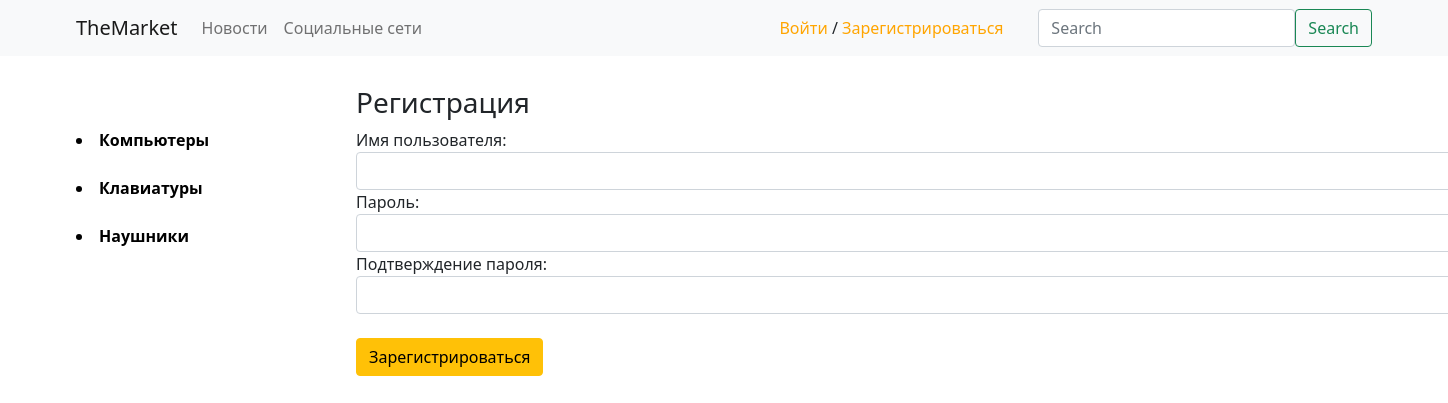
Page /accounts/register/ on the committed database.
### main/models.py (models this page shows, shortened)
class Category(models.Model):
    name = models.CharField(max_length=255, verbose_name='Категория')
    slug = models.SlugField(max_length=255, unique=True, db_index=True, verbose_name='URL')
    class Meta:
        verbose_name = ("Category")
        verbose_name_plural = ("Categories")
    def get_absolute_url(self):
        return reverse("category_detail", kwargs={"slug": self.slug})

### accs/views.py (the view, shortened to what this page needs)
# urls.py: path('', RegisterView.as_view(), name='register')
class RegisterView(CreateView):
    form_class = UserCreationForm
    template_name = 'registration/register.html'
    success_url = reverse_lazy('home')

### main/context_processor.py (called while the page is built)
def display_categories(request):
    cats = Category.objects.all()
    return {'cats': cats}

### templates/registration/register.html (shortened to what this page needs)
{% extends 'base.html' %}
{% block content %}
<h3>Регистрация</h3>
<form method="post">
    <label for="id_username">Имя пользователя:</label>
    <input class="form-control" type="text" name="username" maxlength="150" autocapitalize="none" autocomplete="username" autofocus="" required="" id="id_username">
    <label for="id_password1">Пароль:</label>
    <input class="form-control" type="password" name="password1" autocomplete="new-password" required="" id="id_password1">
    <label for="id_password2">Подтверждение пароля:</label>
    <input class="form-control" type="password" name="password2" autocomplete="new-password" required="" id="id_password2">
    <br>
    <input class="btn btn-warning" type="submit" value="Зарегистрироваться">
</form>
{% endblock content %}

### templates/base.html (shortened to what this page needs)
{% load static %}
<!DOCTYPE html>
<html lang="en">
<head>
    <link href="https://cdn.jsdelivr.net/npm/bootstrap@5.0.1/dist/css/bootstrap.min.css" rel="stylesheet">
    <link rel="stylesheet" href="{% static 'css/styles.css' %}">
</head>
<body>
  <nav class="navbar navbar-expand-lg navbar-light bg-light fixed">
    <div class="container">
      <a class="navbar-brand" href="{% url 'home' %}">TheMarket</a>
      <div class="collapse navbar-collapse" id="navbarSupportedContent">
        <ul class="navbar-nav mr-auto mb-2 mb-lg-0">
          <li class="nav-item">
            <a class="nav-link" aria-current="page" href="#">Новости</a>
          </li>
          <li class="nav-item">
            <a class="nav-link" href="#">Социальные сети</a>
          </li>
      </div>
      <div class="login-links">
        {% if user.is_authenticated %}
        <a href="{% url 'logout' %}" class="login">{{user.username}}</a>
        {% else %}
        <a href="{% url 'login' %}" class="login">Войти</a> /
        <a href="{% url 'register' %}" class="login">Зарегистрироваться</a>
        {% endif %}
      </div>
      <form class="d-flex">
        <input class="form-control mr-2" type="search" placeholder="Search" aria-label="Search">
        <button class="btn btn-outline-success" type="submit">Search</button>
      </form>
    </div>
  </nav>
  <div class="container m-35">
    <div class="sidebar">
      {% for cat in cats %}
      <a href="{{cat.get_absolute_url}}" class="sidebar-link"><li>{{cat.name}}</li></a>
      {% endfor %}
    </div>
    <div class="content">
      {% block content %}
      {% endblock content %}
    </div>
  </div>
</body>
</html>

### main/static/css/styles.css (style rules this page uses)
*, *::before, *::after { box-sizing: border-box; }
body { margin: 0; padding: 0; }
.m-35 { margin-top: 30px; }
.sidebar { position: fixed; width: 180px; margin-top: 30px; }
.sidebar-link { text-decoration: none; color: black; font-weight: 600; line-height: 300%; }
.content { margin-left: 280px; width: 100%; }
.login { color: orange; text-decoration: none; }
.login-links { margin-right: 35px; }

### rows in the picture
Category: name "Компьютеры"
Category: name "Клавиатуры"
Category: name "Наушники"
